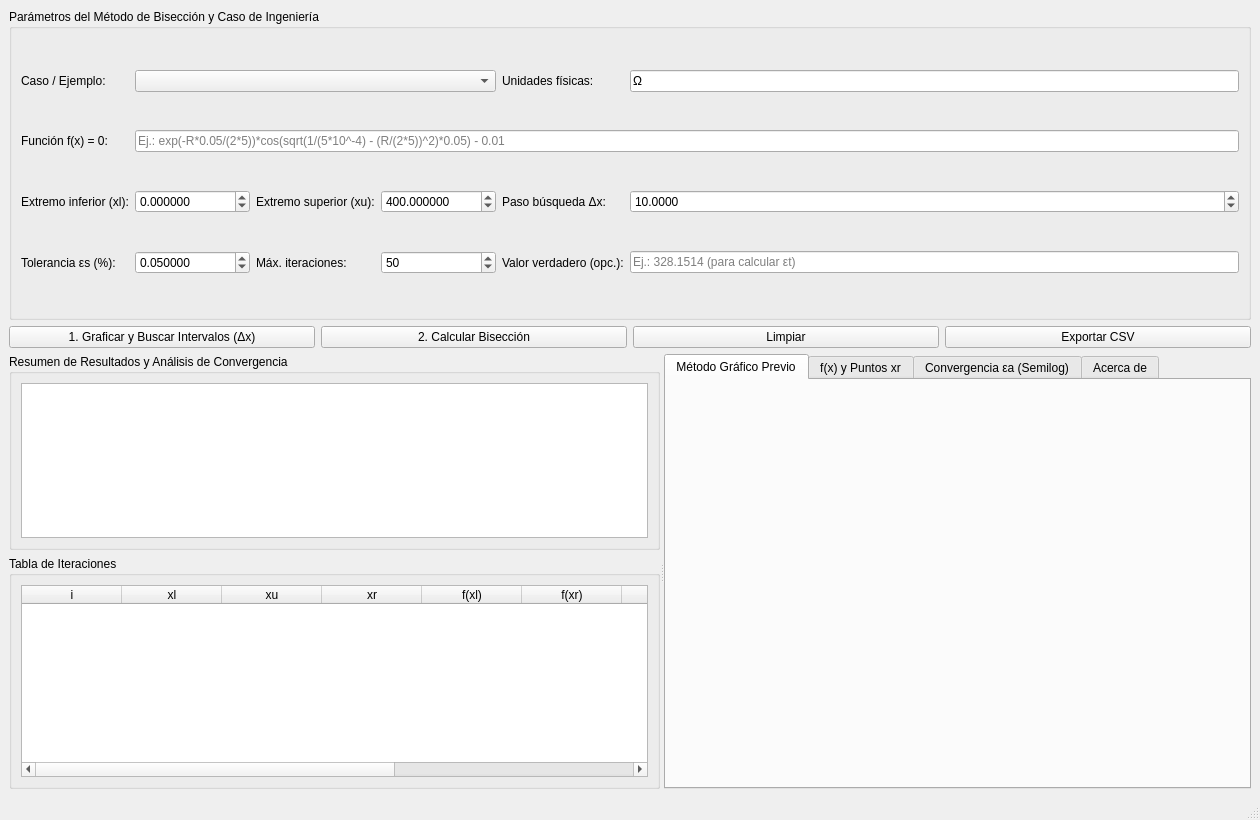
<?xml version="1.0" encoding="UTF-8"?>
<ui version="4.0">
 <class>MainWindow</class>
 <widget class="QMainWindow" name="MainWindow">
  <property name="geometry">
   <rect>
    <x>0</x>
    <y>0</y>
    <width>1260</width>
    <height>820</height>
   </rect>
  </property>
  <property name="windowTitle">
   <string>Cálculo Numérico (MECATR24) — Método de Bisección | Grupo 6</string>
  </property>
  <widget class="QWidget" name="centralwidget">
   <layout class="QVBoxLayout" name="verticalLayoutMain">
    <item>
     <widget class="QGroupBox" name="grpParametros">
      <property name="title">
       <string>Parámetros del Método de Bisección y Caso de Ingeniería</string>
      </property>
      <layout class="QGridLayout" name="gridParametros">
       <item row="0" column="0">
        <widget class="QLabel" name="lblEjemplo">
         <property name="text">
          <string>Caso / Ejemplo:</string>
         </property>
        </widget>
       </item>
       <item row="0" column="1" colspan="3">
        <widget class="QComboBox" name="cmbEjemplos"/>
       </item>
       <item row="0" column="4">
        <widget class="QLabel" name="lblUnidades">
         <property name="text">
          <string>Unidades físicas:</string>
         </property>
        </widget>
       </item>
       <item row="0" column="5">
        <widget class="QLineEdit" name="txtUnidades">
         <property name="text">
          <string>Ω</string>
         </property>
         <property name="placeholderText">
          <string>Ej.: Ω, kg/s, V</string>
         </property>
        </widget>
       </item>
       <item row="1" column="0">
        <widget class="QLabel" name="lblFuncion">
         <property name="text">
          <string>Función f(x) = 0:</string>
         </property>
        </widget>
       </item>
       <item row="1" column="1" colspan="5">
        <widget class="QLineEdit" name="txtFuncion">
         <property name="placeholderText">
          <string>Ej.: exp(-R*0.05/(2*5))*cos(sqrt(1/(5*10^-4) - (R/(2*5))^2)*0.05) - 0.01</string>
         </property>
        </widget>
       </item>
       <item row="2" column="0">
        <widget class="QLabel" name="lblXl">
         <property name="text">
          <string>Extremo inferior (xl):</string>
         </property>
        </widget>
       </item>
       <item row="2" column="1">
        <widget class="QDoubleSpinBox" name="spnXl">
         <property name="decimals">
          <number>6</number>
         </property>
         <property name="minimum">
          <double>-1000000.000000</double>
         </property>
         <property name="maximum">
          <double>1000000.000000</double>
         </property>
        </widget>
       </item>
       <item row="2" column="2">
        <widget class="QLabel" name="lblXu">
         <property name="text">
          <string>Extremo superior (xu):</string>
         </property>
        </widget>
       </item>
       <item row="2" column="3">
        <widget class="QDoubleSpinBox" name="spnXu">
         <property name="decimals">
          <number>6</number>
         </property>
         <property name="minimum">
          <double>-1000000.000000</double>
         </property>
         <property name="maximum">
          <double>1000000.000000</double>
         </property>
         <property name="value">
          <double>400.000000</double>
         </property>
        </widget>
       </item>
       <item row="2" column="4">
        <widget class="QLabel" name="lblPaso">
         <property name="text">
          <string>Paso búsqueda Δx:</string>
         </property>
        </widget>
       </item>
       <item row="2" column="5">
        <widget class="QDoubleSpinBox" name="spnPaso">
         <property name="decimals">
          <number>4</number>
         </property>
         <property name="minimum">
          <double>0.000100</double>
         </property>
         <property name="maximum">
          <double>10000.000000</double>
         </property>
         <property name="value">
          <double>10.000000</double>
         </property>
        </widget>
       </item>
       <item row="3" column="0">
        <widget class="QLabel" name="lblEs">
         <property name="text">
          <string>Tolerancia εs (%):</string>
         </property>
        </widget>
       </item>
       <item row="3" column="1">
        <widget class="QDoubleSpinBox" name="spnEs">
         <property name="decimals">
          <number>6</number>
         </property>
         <property name="minimum">
          <double>0.000001</double>
         </property>
         <property name="maximum">
          <double>100.000000</double>
         </property>
         <property name="value">
          <double>0.050000</double>
         </property>
        </widget>
       </item>
       <item row="3" column="2">
        <widget class="QLabel" name="lblMaxIter">
         <property name="text">
          <string>Máx. iteraciones:</string>
         </property>
        </widget>
       </item>
       <item row="3" column="3">
        <widget class="QSpinBox" name="spnMaxIter">
         <property name="minimum">
          <number>1</number>
         </property>
         <property name="maximum">
          <number>1000</number>
         </property>
         <property name="value">
          <number>50</number>
         </property>
        </widget>
       </item>
       <item row="3" column="4">
        <widget class="QLabel" name="lblValorVerdadero">
         <property name="text">
          <string>Valor verdadero (opc.):</string>
         </property>
        </widget>
       </item>
       <item row="3" column="5">
        <widget class="QLineEdit" name="txtValorVerdadero">
         <property name="placeholderText">
          <string>Ej.: 328.1514 (para calcular εt)</string>
         </property>
        </widget>
       </item>
      </layout>
     </widget>
    </item>
    <item>
     <layout class="QHBoxLayout" name="horizontalLayoutBotones">
      <item>
       <widget class="QPushButton" name="btnGraficarPrevio">
        <property name="text">
         <string>1. Graficar y Buscar Intervalos (Δx)</string>
        </property>
       </widget>
      </item>
      <item>
       <widget class="QPushButton" name="btnCalcular">
        <property name="text">
         <string>2. Calcular Bisección</string>
        </property>
       </widget>
      </item>
      <item>
       <widget class="QPushButton" name="btnLimpiar">
        <property name="text">
         <string>Limpiar</string>
        </property>
       </widget>
      </item>
      <item>
       <widget class="QPushButton" name="btnExportarCsv">
        <property name="text">
         <string>Exportar CSV</string>
        </property>
       </widget>
      </item>
     </layout>
    </item>
    <item>
     <widget class="QSplitter" name="splitterContenido">
      <property name="orientation">
       <enum>Qt::Horizontal</enum>
      </property>
      <widget class="QWidget" name="panelIzquierdo" native="true">
       <layout class="QVBoxLayout" name="verticalLayoutIzq">
        <item>
         <widget class="QGroupBox" name="grpResultado">
          <property name="title">
           <string>Resumen de Resultados y Análisis de Convergencia</string>
          </property>
          <layout class="QVBoxLayout" name="verticalLayoutRes">
           <item>
            <widget class="QTextEdit" name="txtResultado">
             <property name="maximumSize">
              <size>
               <width>16777215</width>
               <height>155</height>
              </size>
             </property>
             <property name="readOnly">
              <bool>true</bool>
             </property>
            </widget>
           </item>
          </layout>
         </widget>
        </item>
        <item>
         <widget class="QGroupBox" name="grpTabla">
          <property name="title">
           <string>Tabla de Iteraciones</string>
          </property>
          <layout class="QVBoxLayout" name="verticalLayoutTabla">
           <item>
            <widget class="QTableWidget" name="tablaResultados">
             <property name="alternatingRowColors">
              <bool>true</bool>
             </property>
             <property name="columnCount">
              <number>10</number>
             </property>
             <column>
              <property name="text">
               <string>i</string>
              </property>
             </column>
             <column>
              <property name="text">
               <string>xl</string>
              </property>
             </column>
             <column>
              <property name="text">
               <string>xu</string>
              </property>
             </column>
             <column>
              <property name="text">
               <string>xr</string>
              </property>
             </column>
             <column>
              <property name="text">
               <string>f(xl)</string>
              </property>
             </column>
             <column>
              <property name="text">
               <string>f(xr)</string>
              </property>
             </column>
             <column>
              <property name="text">
               <string>f(xl)·f(xr)</string>
              </property>
             </column>
             <column>
              <property name="text">
               <string>εa (%)</string>
              </property>
             </column>
             <column>
              <property name="text">
               <string>εt (%)</string>
              </property>
             </column>
             <column>
              <property name="text">
               <string>Subintervalo elegido</string>
              </property>
             </column>
            </widget>
           </item>
          </layout>
         </widget>
        </item>
       </layout>
      </widget>
      <widget class="QTabWidget" name="tabGraficas">
       <property name="currentIndex">
        <number>0</number>
       </property>
       <widget class="QWidget" name="tabPrevio">
        <attribute name="title">
         <string>Método Gráfico Previo</string>
        </attribute>
        <layout class="QVBoxLayout" name="layoutGraficaPrevio">
         <item>
          <widget class="QWidget" name="widgetGraficaPrevio" native="true"/>
         </item>
        </layout>
       </widget>
       <widget class="QWidget" name="tabAproximaciones">
        <attribute name="title">
         <string>f(x) y Puntos xr</string>
        </attribute>
        <layout class="QVBoxLayout" name="layoutGraficaAprox">
         <item>
          <widget class="QWidget" name="widgetGraficaAprox" native="true"/>
         </item>
        </layout>
       </widget>
       <widget class="QWidget" name="tabError">
        <attribute name="title">
         <string>Convergencia εa (Semilog)</string>
        </attribute>
        <layout class="QVBoxLayout" name="layoutGraficaError">
         <item>
          <widget class="QWidget" name="widgetGraficaError" native="true"/>
         </item>
        </layout>
       </widget>
       <widget class="QWidget" name="tabAcercaDe">
        <attribute name="title">
         <string>Acerca de</string>
        </attribute>
        <layout class="QVBoxLayout" name="layoutAcercaDe">
         <item>
          <widget class="QTextEdit" name="txtAcercaDe">
           <property name="readOnly">
            <bool>true</bool>
           </property>
           <property name="html">
            <string>&lt;html&gt;&lt;body style="font-family: sans-serif; line-height: 1.5;"&gt;
&lt;h2&gt;Proyecto de Aula — Cálculo Numérico (MECATR24)&lt;/h2&gt;
&lt;p&gt;&lt;b&gt;Carrera:&lt;/b&gt; Ingeniería Mecatrónica — Quinto Nivel&lt;br&gt;
&lt;b&gt;Unidad 1:&lt;/b&gt; Software para cálculo numérico, teoría del error y ecuaciones no lineales&lt;br&gt;
&lt;b&gt;Proyecto B:&lt;/b&gt; Método de Bisección aplicado al Circuito RLC serie&lt;br&gt;
&lt;b&gt;Grupo:&lt;/b&gt; Grupo 6 &amp;nbsp;|&amp;nbsp; &lt;b&gt;Paralelo:&lt;/b&gt; A&lt;/p&gt;
&lt;h3&gt;Integrantes del Equipo&lt;/h3&gt;
&lt;ul&gt;
&lt;li&gt;Integrante 1: JOHNNY MANUEL FLORES MENENDEZ — Programación de lógica numérica&lt;/li&gt;
&lt;li&gt;Integrante 2: CARLOS STEVEN HOPPE BARCIA — Diseño de interfaz en Qt Designer y gráficas&lt;/li&gt;
&lt;li&gt;Integrante 3: JENS LEONARD VERA PANCHANA — Pruebas unitarias, validación y documentación &lt;/li&gt;
&lt;/ul&gt;
&lt;/body&gt;&lt;/html&gt;</string>
           </property>
          </widget>
         </item>
        </layout>
       </widget>
      </widget>
     </widget>
    </item>
   </layout>
  </widget>
  <widget class="QStatusBar" name="statusbar"/>
 </widget>
 <resources/>
 <connections/>
</ui>
